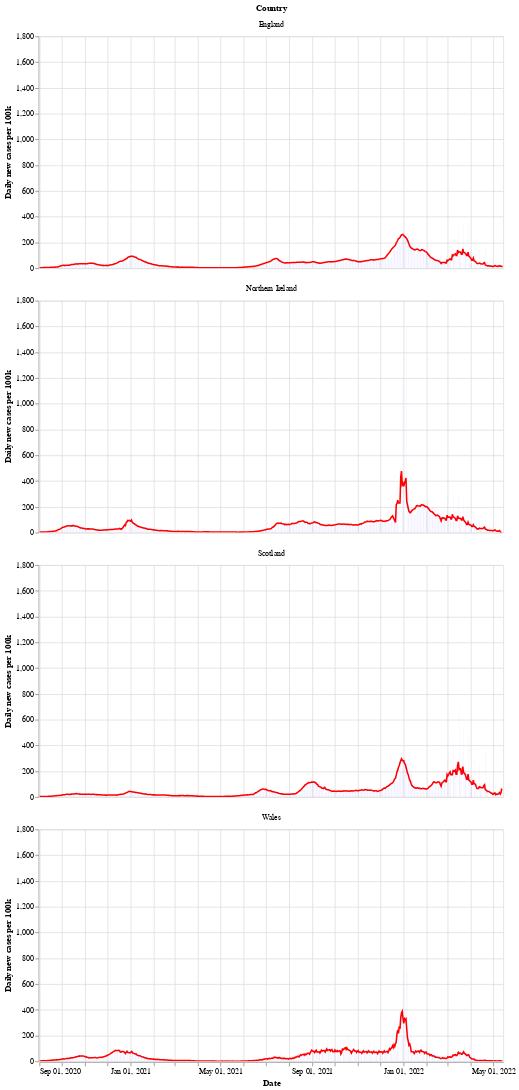

This figure's notebook cell:
### Markdown cell above
Next is a bar chart of the number of new cases in each country (per 100k population), with the 7 day moving average of cases. Again we see that Wales saw a longer period of raising and falling cases compared to the other countries.

After a period of cases falling, each nation is now seeing a rise in the number of cases - especially in Wales.

### Code cell
# collapse
bars = alt.Chart(uk_cases).mark_bar().encode(
    x=alt.X("yearmonthdate(date):T", axis=alt.Axis(title='Date')),
    y=alt.Y("newCasesRate:Q", axis=alt.Axis(title='Daily new cases per 100k')),
    tooltip='newCasesRate',
    color=alt.condition(
        alt.datum.dailyChange > 0,
        alt.value("orange"),  # The positive color
        alt.value("blue")  # The negative color
    )
).properties(title='New cases per 100k population with rolling 7 day average', width=600).interactive()
line = alt.Chart(uk_cases).mark_line(
    color='red',
    size=2,
).transform_window(
    rolling_mean='mean(newCasesRate)',
    frame=[0, 7],
    groupby=['areaName']
).encode(
    x='yearmonthdate(date):T',
    y='rolling_mean:Q'
)
alt.layer(line, bars, data=uk_cases).facet(alt.Row('areaName', title='Country'), columns=1)

### Figure 1 — Vega-Lite specification as saved in the notebook (floating-point values rounded to 4 significant figures; data arrays with more than 128 entries replaced by an {"elided": "..."} marker saying what was removed)
{"config": {"view": {"continuousWidth": 400, "continuousHeight": 300}}, "data": {"name": "data-8fefb352308631fc78a07c3073bd4fc4"}, "facet": {"type": "nominal", "field": "areaName", "title": "Country"}, "spec": {"layer": [{"mark": {"type": "line", "color": "red", "size": 2}, "encoding": {"x": {"type": "temporal", "field": "date", "timeUnit": "yearmonthdate"}, "y": {"type": "quantitative", "field": "rolling_mean"}}, "transform": [{"window": [{"op": "mean", "field": "newCasesRate", "as": "rolling_mean"}], "frame": [0, 7], "groupby": ["areaName"]}]}, {"mark": "bar", "encoding": {"color": {"condition": {"value": "orange", "test": "(datum.dailyChange > 0)"}, "value": "blue"}, "tooltip": {"type": "quantitative", "field": "newCasesRate"}, "x": {"type": "temporal", "axis": {"title": "Date"}, "field": "date", "timeUnit": "yearmonthdate"}, "y": {"type": "quantitative", "axis": {"title": "Daily new cases per 100k"}, "field": "newCasesRate"}}, "selection": {"selector002": {"type": "interval", "bind": "scales", "encodings": ["x", "y"]}}, "title": "New cases per 100k population with rolling 7 day average", "width": 600}]}, "columns": 1, "$schema": "https://vega.github.io/schema/vega-lite/v4.8.1.json", "datasets": {"data-8fefb352308631fc78a07c3073bd4fc4": {"elided": "2478 records"}}}
